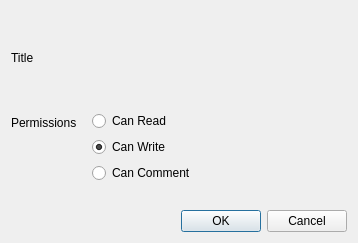
<?xml version="1.0" encoding="UTF-8"?>
<ui version="4.0">
 <class>UpdateSharePermissionsDialog</class>
 <widget class="QDialog" name="UpdateSharePermissionsDialog">
  <property name="geometry">
   <rect>
    <x>0</x>
    <y>0</y>
    <width>358</width>
    <height>243</height>
   </rect>
  </property>
  <property name="windowTitle">
   <string>Dialog</string>
  </property>
  <layout class="QVBoxLayout" name="verticalLayout_2">
   <item>
    <widget class="QLabel" name="lblTitle">
     <property name="text">
      <string>Title</string>
     </property>
     <property name="wordWrap">
      <bool>true</bool>
     </property>
    </widget>
   </item>
   <item>
    <layout class="QFormLayout" name="formLayout">
     <property name="fieldGrowthPolicy">
      <enum>QFormLayout::FieldsStayAtSizeHint</enum>
     </property>
     <item row="0" column="0">
      <widget class="QLabel" name="label_5">
       <property name="text">
        <string>Permissions</string>
       </property>
      </widget>
     </item>
     <item row="0" column="1">
      <widget class="QWidget" name="widget" native="true">
       <layout class="QVBoxLayout" name="verticalLayout">
        <property name="topMargin">
         <number>0</number>
        </property>
        <item>
         <widget class="QRadioButton" name="rbCanRead">
          <property name="text">
           <string>Can Read</string>
          </property>
         </widget>
        </item>
        <item>
         <widget class="QRadioButton" name="rbCanWrite">
          <property name="text">
           <string>Can Write</string>
          </property>
          <property name="checked">
           <bool>true</bool>
          </property>
         </widget>
        </item>
        <item>
         <widget class="QRadioButton" name="rbCanComment">
          <property name="text">
           <string>Can Comment</string>
          </property>
         </widget>
        </item>
       </layout>
      </widget>
     </item>
    </layout>
   </item>
   <item>
    <widget class="QDialogButtonBox" name="buttonBox">
     <property name="orientation">
      <enum>Qt::Horizontal</enum>
     </property>
     <property name="standardButtons">
      <set>QDialogButtonBox::Cancel|QDialogButtonBox::Ok</set>
     </property>
    </widget>
   </item>
  </layout>
 </widget>
 <resources/>
 <connections>
  <connection>
   <sender>buttonBox</sender>
   <signal>accepted()</signal>
   <receiver>UpdateSharePermissionsDialog</receiver>
   <slot>accept()</slot>
   <hints>
    <hint type="sourcelabel">
     <x>248</x>
     <y>254</y>
    </hint>
    <hint type="destinationlabel">
     <x>157</x>
     <y>274</y>
    </hint>
   </hints>
  </connection>
  <connection>
   <sender>buttonBox</sender>
   <signal>rejected()</signal>
   <receiver>UpdateSharePermissionsDialog</receiver>
   <slot>reject()</slot>
   <hints>
    <hint type="sourcelabel">
     <x>316</x>
     <y>260</y>
    </hint>
    <hint type="destinationlabel">
     <x>286</x>
     <y>274</y>
    </hint>
   </hints>
  </connection>
 </connections>
</ui>
